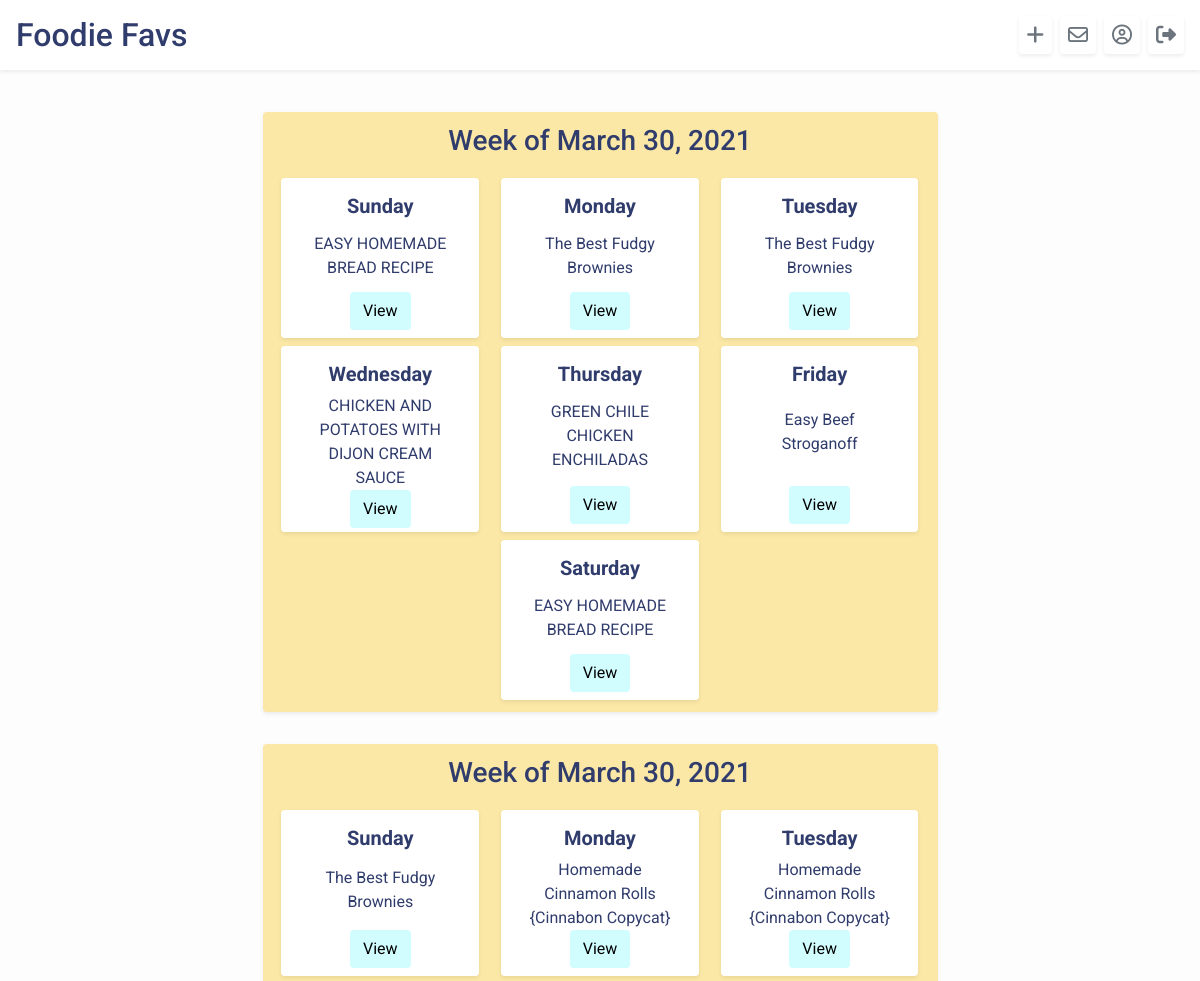
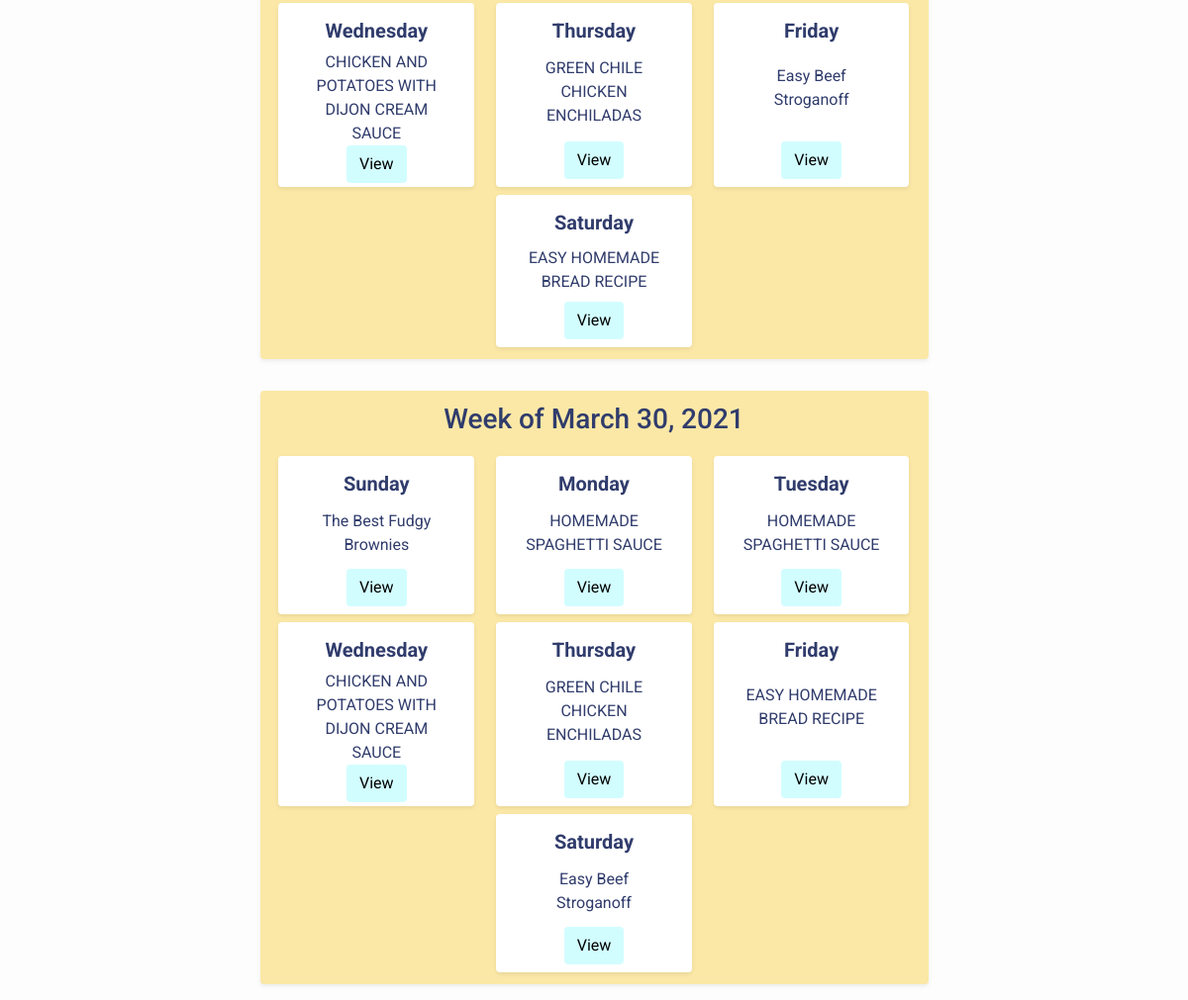
/home/1/previous_menus (signed in), run on the app's committed database (2 pictures, top to bottom).
### foodie_app/models.py (models this page shows)
class Menu(models.Model):
    sunday = models.ForeignKey(Recipe, related_name="sunday_recipes", on_delete=models.CASCADE)
    monday = models.ForeignKey(Recipe, related_name="monday_recipes", on_delete=models.CASCADE)
    tuesday = models.ForeignKey(Recipe, related_name="tuesday_recipes", on_delete=models.CASCADE)
    wednesday = models.ForeignKey(Recipe, related_name="wednesday_recipes", on_delete=models.CASCADE)
    thursday = models.ForeignKey(Recipe, related_name="thursday_recipes", on_delete=models.CASCADE)
    friday = models.ForeignKey(Recipe, related_name="friday_recipes", on_delete=models.CASCADE)
    saturday = models.ForeignKey(Recipe, related_name="saturday_recipes", on_delete=models.CASCADE)
    editor = models.ForeignKey(User, related_name="menus", on_delete=models.CASCADE, default=1)
    week_start = models.DateField(default=datetime.now)
    created_at = models.DateTimeField(auto_now_add=True)
    updated_at = models.DateTimeField(auto_now=True)

class Recipe(models.Model):
    name = models.CharField(max_length=255)
    desc = models.CharField(max_length=255, default="")
    ingredients = models.TextField(default="")
    steps = models.TextField(default="")
    creator = models.ForeignKey(User, related_name="users", on_delete=models.CASCADE, default=1)
    source = models.CharField(max_length=255, default="")
    users_who_favorite = models.ManyToManyField(User, related_name="favorite_recipes", default=0)
    created_at = models.DateTimeField(auto_now_add=True)
    updated_at = models.DateTimeField(auto_now=True)
    objects = RecipeManager()

### foodie_app/views.py (the view)
# urls.py: path('<int:user_id>/previous_menus', views.previous_menus),
def previous_menus(request, user_id):
    if 'userid' in request.session:
        context = {
            "user": User.objects.get(id=request.session['userid']),
            "menus": Menu.objects.all(),
            "recipes": Recipe.objects.all(),
        }
        return render(request, 'previous_menus.html', context)

### foodie_app/templates/previous_menus.html (shortened to what this page needs)
<!DOCTYPE html>
<html lang="en">
<head>
    <link rel="stylesheet" href="https://stackpath.bootstrapcdn.com/bootstrap/4.5.2/css/bootstrap.min.css"
>
    {% load static %}
    <link rel="stylesheet" href="{% static 'css/style.css' %}">
</head>
<body>
    <header id="header" class="bg-white d-flex p-3 align-items-center shadow-sm mt-0">
        <h2 class="pr-5 mb-0"><a href="/home" class="home">Foodie Favs</a></h2>
        <a href="/home/new_recipe" class="ml-auto btn-outline-secondary btn-lg p-1 pl-2 pr-2 rounded shadow-sm"
            data-toggle="tooltip" data-placement="bottom" title="New Recipe"><i class="fas fa-plus"></i></a></i>
        <a href="/home/{{user.id}}/inbox" class="ml-2 btn-outline-secondary btn-lg p-1 pl-2 pr-2 rounded shadow-sm"
            data-toggle="tooltip" data-placement="bottom" title="Inbox"><i class="far fa-envelope"></i></a>
        <a href="/home/{{user.id}}" class="ml-2 btn-outline-secondary btn-lg p-1 pl-2 pr-2 rounded shadow-sm"
            data-toggle="tooltip" data-placement="bottom" title="Profile"><i class="far fa-user-circle"></i></a>
        <a href="/home/log_off" class="ml-2 btn-outline-secondary btn-lg p-1 pl-2 pr-2 rounded shadow-sm"
            data-toggle="tooltip" data-placement="bottom" title="Log Out"><i class="fas fa-sign-out-alt"></i></a>
    </header>
    <div class="pt-5"></div>
    <div class=" w-75 ml-auto mr-auto mt-5 d-flex flex-wrap">
        {% for menu in menus %}
        {% if menu.editor.id == user.id %}
        <div class="menu w-75 ml-auto mr-auto m-3 d-flex flex-column p-1 pb-2 rounded shadow-sm">
            <h3 class="text-center p-2 home">Week of {{menu.week_start}}</h3>
            <div class="day-row d-flex justify-content-around p-1">
                <div class="day rounded shadow-sm d-flex flex-column">
                    <p class="font-weight-bold pt-2 h5 mt-2">Sunday</p>
                    <p class="w-75 ml-auto mr-auto mt-auto mb-auto">{{menu.sunday.name}}</p>
                    <a href="/home/recipe_{{menu.sunday.id}}"
                        class="btn view-recipe ml-auto mr-auto mt-auto mb-2">View</a>
                </div>
                <div class="day rounded shadow-sm d-flex flex-column">
                    <p class="font-weight-bold pt-2 h5 mt-2">Monday</p>
                    <p class="w-75 ml-auto mr-auto mt-auto mb-auto">{{menu.monday.name}}</p>
                    <a href="/home/recipe_{{menu.monday.id}}"
                        class="btn view-recipe ml-auto mr-auto mt-auto mb-2">View</a>
                </div>
                <div class="day rounded shadow-sm d-flex flex-column">
                    <p class="font-weight-bold pt-2 h5 mt-2">Tuesday</p>
                    <p class="w-75 ml-auto mr-auto mt-auto mb-auto">{{menu.monday.name}}</p>
                    <a href="/home/recipe_{{menu.monday.id}}"
                        class="btn view-recipe ml-auto mr-auto mt-auto mb-2">View</a>
                </div>
            </div>
            <div class="day-row d-flex justify-content-around p-1">
                <div class="day rounded shadow-sm d-flex flex-column">
                    <p class="font-weight-bold pt-2 h5 mt-2">Wednesday</p>
                    <p class="w-75 ml-auto mr-auto mt-auto mb-auto">{{menu.wednesday.name}}</p>
                    <a href="/home/recipe_{{menu.wednesday.id}}"
                        class="btn view-recipe ml-auto mr-auto mt-auto mb-2">View</a>
                </div>
                <div class="day rounded shadow-sm d-flex flex-column">
                    <p class="font-weight-bold pt-2 h5 mt-2">Thursday</p>
                    <p class="w-75 ml-auto mr-auto mt-auto mb-auto">{{menu.thursday.name}}</p>
                    <a href="/home/recipe_{{menu.thursday.id}}"
                        class="btn view-recipe ml-auto mr-auto mt-auto mb-2">View</a>
                </div>
                <div class="day rounded shadow-sm d-flex flex-column">
                    <p class="font-weight-bold pt-2 h5 mt-2">Friday</p>
                    <p class="w-75 ml-auto mr-auto mt-auto mb-auto">{{menu.friday.name}}</p>
                    <a href="/home/recipe_{{menu.friday.id}}"
                        class="btn view-recipe ml-auto mr-auto mt-auto mb-2">View</a>
                </div>
            </div>
            <div class="day-row d-flex justify-content-around p-1">
                <div class="day rounded shadow-sm d-flex flex-column">
                    <p class="font-weight-bold pt-2 h5 mt-2">Saturday</p>
                    <p class="w-75 ml-auto mr-auto mt-auto mb-auto">{{menu.saturday.name}}</p>
                    <a href="/home/recipe_{{menu.saturday.id}}"
                        class="btn view-recipe ml-auto mr-auto mt-auto mb-2">View</a>
                </div>
            </div>
        </div>
        {% endif %}
        {% endfor %}
    </div>
</body>
</html>

### foodie_app/static/css/style.css (style rules this page uses)
body { font-family: "Roboto", sans-serif; background-color: #fdfdfd; }
h2, .home { color: #303c6c; }
.menu { background-color: #fbe8a6; height: 600px; }
.day-row { width: 100%; height: 33%; }
.day { width: 30%; background-color: white; }
.day p { text-align: center; color: #303c6c; }
#header { width: 100%; position: fixed; top: 0; left: 0; width: 100%; }
.view-recipe, .favorite, .add-item, .submitItem, .new-recipe, .edit-recipe, .save-menu, .submit, .button { background-color: #d2fdff; color: black; }

### data on the page
Menu: week_start "March 30, 2021", sunday.name "EASY HOMEMADE BREAD RECIPE", monday.name "The Best Fudgy Brownies", wednesday.name "CHICKEN AND POTATOES WITH DIJON CREAM SAUCE", thursday.name "GREEN CHILE CHICKEN ENCHILADAS", friday.name "Easy Beef Stroganoff", saturday.name "EASY HOMEMADE BREAD RECIPE"
Menu: week_start "March 30, 2021", sunday.name "The Best Fudgy Brownies", monday.name "Homemade Cinnamon Rolls {Cinnabon Copycat}", wednesday.name "CHICKEN AND POTATOES WITH DIJON CREAM SAUCE", thursday.name "GREEN CHILE CHICKEN ENCHILADAS", friday.name "Easy Beef Stroganoff", saturday.name "EASY HOMEMADE BREAD RECIPE"
Menu: week_start "March 30, 2021", sunday.name "The Best Fudgy Brownies", monday.name "HOMEMADE SPAGHETTI SAUCE", wednesday.name "CHICKEN AND POTATOES WITH DIJON CREAM SAUCE", thursday.name "GREEN CHILE CHICKEN ENCHILADAS", friday.name "EASY HOMEMADE BREAD RECIPE", saturday.name "Easy Beef Stroganoff"
